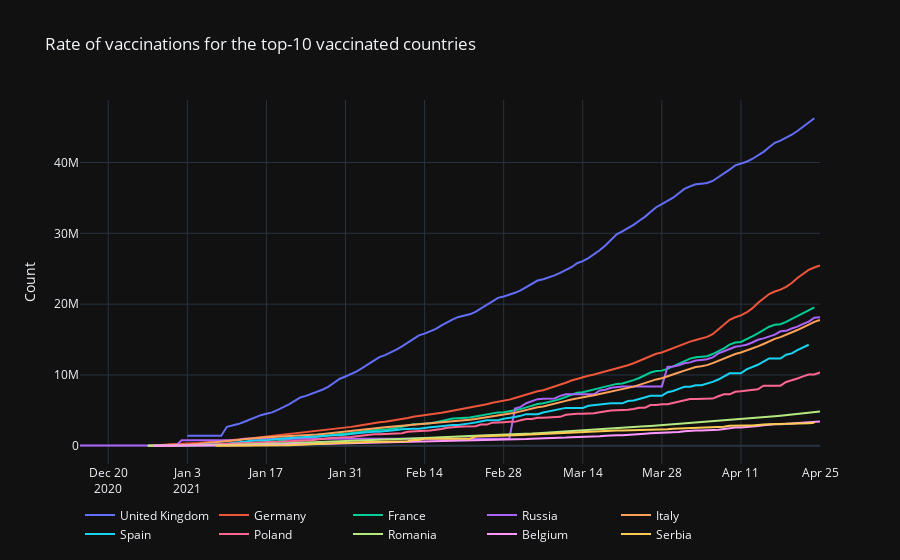

Here is the notebook cell this chart was saved with:
### Code cell
vaccination.fillna(method='ffill', inplace=True)
countries = vaccination.groupby('country')['total_vaccinations'].max().sort_values(ascending=False)[:10].index.tolist()

line_plots = []
for c in countries:
    vacc_data = vaccination[vaccination.country == c]
    line_plots.append(
        go.Scatter(
            name = c,
            x = vacc_data.date,
            mode='lines',
            y=vacc_data['total_vaccinations'],
        )
    )
    
fig = go.Figure(line_plots)
fig.update_layout(
    title ="Rate of vaccinations for the top-10 vaccinated countries",
    yaxis_title="Count",
    hovermode='x',
    legend_orientation = 'h',

)


fig.show()
